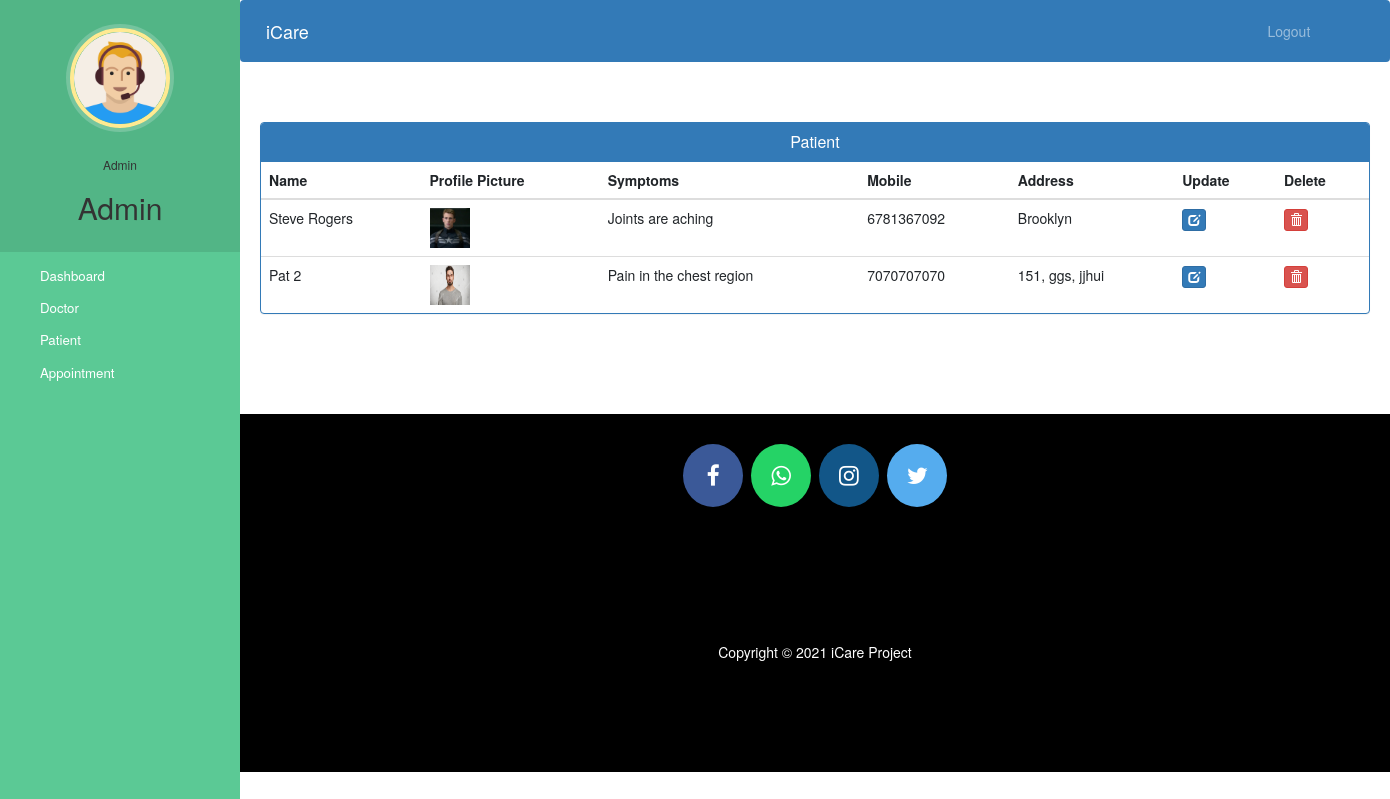
The page /admin-view-patient (signed in) on the database its author committed.
### hospital/models.py (models this page shows, shortened)
class Patient(models.Model):
    user=models.OneToOneField(User,on_delete=models.CASCADE)
    profile_pic= models.ImageField(upload_to='profile_pic/PatientProfilePic/',null=True,blank=True)
    address = models.CharField(max_length=40)
    mobile = models.CharField(max_length=20,null=False)
    symptoms = models.CharField(max_length=100,null=False)
    assignedDoctorId = models.PositiveIntegerField(null=True)
    admitDate=models.DateField(auto_now=True)
    status=models.BooleanField(default=False)
    @property
    def get_name(self):
        return self.user.first_name+" "+self.user.last_name

### hospital/views.py (the view)
# urls.py: path('admin-view-patient', views.admin_view_patient_view,name='admin-view-patient'),
@login_required(login_url='adminlogin')
@user_passes_test(is_admin)
def admin_view_patient_view(request):
    patients=models.Patient.objects.all().filter(status=True)
    return render(request,'hospital/admin_view_patient.html',{'patients':patients})

### hospital/views.py (called while the page is built)
def is_admin(user):
    return user.groups.filter(name='ADMIN').exists()

### templates/hospital/admin_view_patient.html (shortened to what this page needs)
{% extends 'hospital/admin_base.html' %}
{% block content %}
{%load static%}
<head>
  <link href="//netdna.bootstrapcdn.com/bootstrap/3.0.0/css/bootstrap.min.css" rel="stylesheet" id="bootstrap-css">
</head>
<div class="container">
  <div class="panel panel-primary">
    <div class="panel-heading">
      <h6 class="panel-title">Patient</h6>
    </div>
    <table class="table table-hover" id="dev-table">
      <thead>
        <tr>
          <th>Name</th>
          <th>Profile Picture</th>
          <th>Symptoms</th>
          <th>Mobile</th>
          <th>Address</th>
          <th>Update</th>
          <th>Delete</th>
        </tr>
      </thead>
      {% for p in patients %}
      <tr>
        <td> {{p.get_name}}</td>
        <td> <img src="{% static p.profile_pic.url %}" alt="Profile Pic" height="40px" width="40px" /></td>
        <td>{{p.symptoms}}</td>
        <td>{{p.mobile}}</td>
        <td>{{p.address}}</td>
        <td><a class="btn btn-primary btn-xs" href="{% url 'update-patient' p.id  %}"><span class="glyphicon glyphicon-edit"></span></a></td>
        <td><a class="btn btn-danger btn-xs" href="{% url 'delete-patient-from-hospital' p.id  %}"><span class="glyphicon glyphicon-trash"></span></a></td>
      </tr>
      {% endfor %}
    </table>
  </div>
</div>
{% endblock content %}

### templates/hospital/admin_base.html (shortened to what this page needs)
<!DOCTYPE html>
{% load static %}
<html lang="en">
<head>
  <link rel="stylesheet" href="https://stackpath.bootstrapcdn.com/bootstrap/4.3.1/css/bootstrap.min.css">
  <link rel="stylesheet" href="https://maxcdn.bootstrapcdn.com/font-awesome/4.7.0/css/font-awesome.min.css">
  <link rel="stylesheet" href="{% static '/style.css' %}">
</head>
<body>
  <nav class="menu" tabindex="0">
    <header class="avatar">
      <img src="{% static "images/adminpropic.png" %}" />
      <br><br>
      <h6>Admin</h6>
      <h2>{{request.user.first_name}}</h2>
    </header>
    <ul>
      <li tabindex="0" class="icon-dashboard"> <a style="color:white; text-decoration:none;" href="/admin-dashboard"><span>Dashboard</span></a> </li>
      <li tabindex="0" class="icon-customers"> <a style="color:white; text-decoration:none;" href="/admin-doctor"><span>Doctor</span></a></li>
      <li tabindex="0" class="icon-users"> <a style="color:white; text-decoration:none;" href="/admin-patient"><span>Patient</span></a></li>
      <li tabindex="0" class="icon-calendar"> <a style="color:white; text-decoration:none;" href="/admin-appointment"><span>Appointment</span></a></li>
    </ul>
  </nav>
  <main>
    <div class="bs-example">
      <nav class="navbar navbar-expand-md  navbar-dark fixed-top" style="background:#337AB7;">
        <a href="/admin-dashboard" class="navbar-brand">iCare</a>
        <div class="collapse navbar-collapse justify-content-between" id="navbarCollapse">
          <div class="navbar-nav" style=" margin-left: 90%;">
            <a href="/logout" class="nav-item nav-link">Logout</a>
          </div>
        </div>
      </nav>
    </div>
    <br><br>
    {% block content %}
    {% endblock content %}
    <br><br><br><br>
    <footer>
      <p>
        <a id="ftr" href="https://facebook.com/" class="fa fa-facebook"></a>
        <a id="ftr" href="https://api.whatsapp.com/send?phone=+919912207455&text=Need%20Appointment" class="fa fa-whatsapp"></a>
        <a id="ftr" href="https://www.instagram.com/imfanindra__18/" class="fa fa-instagram"></a>
        <a id="ftr" href="https://twitter.com/imfanindra18" class="fa fa-twitter"></a>
      </p>
      <br>
      <div class="container">
        <div class="row">
          <div class="col-md-12 col-sm-12">
            <div style="color:#ffffff;" class="wow fadeInUp footer-copyright">
              <p> Copyright &copy; 2021 iCare Project </p>
            </div>
          </div>
        </div>
      </div>
    </footer>
  </main>
</body>
</html>

### static/style.css (style rules this page uses)
body { padding-left: 240px; }
main { position: relative; height: 100vh; }
.menu { background: #5bc995; height: 100vh; width: 240px; position: fixed; top: 0px; left: 0; z-index: 5; outline: none; }
.menu .avatar { background: rgba(0, 0, 0, 0.1); padding: 2em 0.5em; text-align: center; }
.menu .avatar img { width: 100px; border-radius: 50%; overflow: hidden; border: 4px solid #ffea92; box-shadow: 0 0 0 4px rgba(255, 255, 255, 0.2); }
.menu .avatar h2 { font-weight: normal; margin-bottom: 0; }
.menu ul { list-style: none; padding: 0.5em 0; margin: 0; }
.menu ul li { padding: 0.5em 1em 0.5em 3em; font-size: 0.95em; font-weight: regular; background-repeat: no-repeat; background-position: left 15px center; background-size: auto 20px; transition: all 0.15s linear; cursor: pointer; }
.menu ul li.icon-dashboard { background-image: url("http://www.entypo.com/images//gauge.svg"); }
.menu ul li.icon-customers { background-image: url("http://www.entypo.com/images//briefcase.svg"); }
.menu ul li.icon-users { background-image: url("http://www.entypo.com/images//users.svg"); }
.menu ul li.icon-calendar { background-image: url("http://www.entypo.com/images//calendar.svg"); }

### templates/hospital/admin_base.html (style rules this page uses)
a:link { text-decoration: none; }
a { color: white; }
footer { padding: 0px 0px 0px 0px; background-color: black; margin: 0px; }
#ftr { padding: 20px; }
.fa { font-size: 23px; width: 60px; text-align: center; text-decoration: none; margin: 5px 2px; border-radius: 50%; }
.fa-facebook { background: #3B5998; color: white; margin-top: 30px; }
.fa-whatsapp { background: #25d366; color: white; }
.fa-twitter { background: #55ACEE; color: white; }
.fa-instagram { background: #125688; color: white; }
p { text-align: center; }
body { padding-left: 240px; }
main { position: relative; height: 100vh; }
.menu { background: #5bc995; height: 100vh; width: 240px; position: fixed; top: 0px; left: 0; z-index: 5; outline: none; }
.menu .avatar { background: rgba(0, 0, 0, 0.1); padding: 2em 0.5em; text-align: center; }
.menu .avatar img { width: 100px; border-radius: 50%; overflow: hidden; border: 4px solid #ffea92; box-shadow: 0 0 0 4px rgba(255, 255, 255, 0.2); }
.menu .avatar h2 { font-weight: normal; margin-bottom: 0; }
.menu ul { list-style: none; padding: 0.5em 0; margin: 0; }
.menu ul li { padding: 0.5em 1em 0.5em 3em; font-size: 0.95em; font-weight: regular; background-repeat: no-repeat; background-position: left 15px center; background-size: auto 20px; transition: all 0.15s linear; cursor: pointer; }
.menu ul li.icon-dashboard { background-image: url("http://www.entypo.com/images//gauge.svg"); }
.menu ul li.icon-customers { background-image: url("http://www.entypo.com/images//briefcase.svg"); }
.menu ul li.icon-users { background-image: url("http://www.entypo.com/images//users.svg"); }
.menu ul li.icon-calendar { background-image: url("http://www.entypo.com/images//calendar.svg"); }

### templates/hospital/admin_view_patient.html (style rules this page uses)
a:link { text-decoration: none; }
h6 { text-align: center; }
.row { margin: 100px; }

### rows shown on the page
Patient: get_name "Steve Rogers", profile_pic (picture), symptoms "Joints are aching", mobile "6781367092", address "Brooklyn"
Patient: get_name "Pat 2", profile_pic (picture), symptoms "Pain in the chest region", mobile "7070707070", address "151, ggs, jjhui"

### other values the page prints
{{ request.user.first_name }} "Admin"
